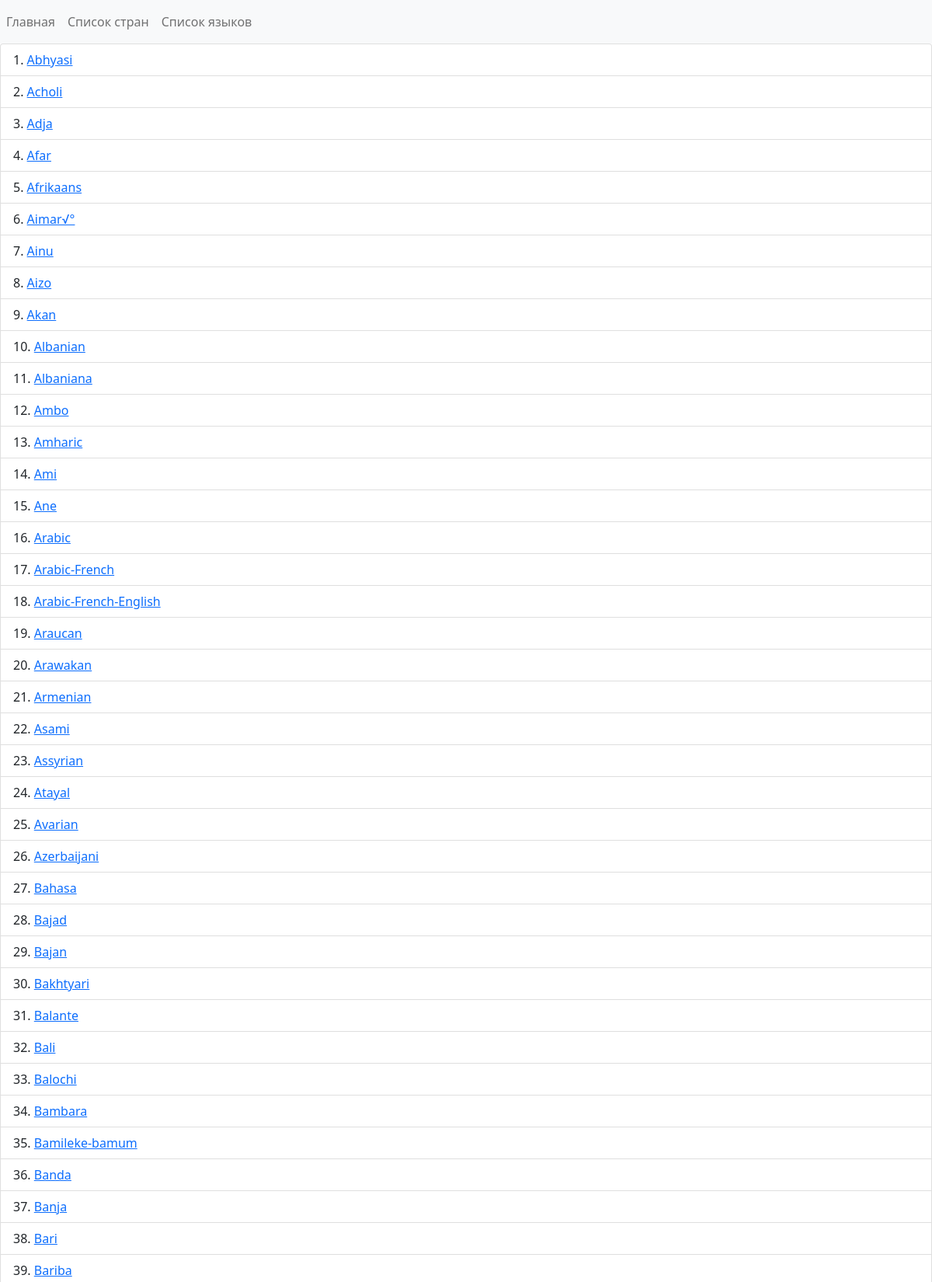
Page /languages/ (upper part) on the committed database.
### countries/models.py (models this page shows, shortened)
class Language(models.Model):
    language = models.CharField(max_length=256,)

### countries/views.py (the view)
# urls.py: path('languages/', languages, name='languages'),
def languages(request: HttpRequest):
    languages_ = Language.objects.all()
    return render(request, 'countries/languages.html', {
        'title': 'Языки',
        'languages': languages_
    })

### countries/templates/countries/languages.html
{% extends 'countries/base.html' %}
{% block content %}
<ol class="list-group list-group-numbered">
    {% for language in languages %}
        <li class="list-group-item"><a href="/language/{{ language.language }}">{{ language.language }}</a></li>
    {% endfor %}
</ol>
{% endblock %}

### rows in the picture
Language: language "Abhyasi"
Language: language "Acholi"
Language: language "Adja"
Language: language "Afar"
Language: language "Afrikaans"
Language: language "Aimar√°"
Language: language "Ainu"
Language: language "Aizo"
Language: language "Akan"
Language: language "Albanian"
Language: language "Albaniana"
Language: language "Ambo"
Language: language "Amharic"
Language: language "Ami"
Language: language "Ane"
Language: language "Arabic"
Language: language "Arabic-French"
Language: language "Arabic-French-English"
Language: language "Araucan"
Language: language "Arawakan"
Language: language "Armenian"
Language: language "Asami"
Language: language "Assyrian"
Language: language "Atayal"
Language: language "Avarian"
Language: language "Azerbaijani"
Language: language "Bahasa"
Language: language "Bajad"
Language: language "Bajan"
Language: language "Bakhtyari"
Language: language "Balante"
Language: language "Bali"
Language: language "Balochi"
Language: language "Bambara"
Language: language "Bamileke-bamum"
Language: language "Banda"
Language: language "Banja"
Language: language "Bari"
Language: language "Bariba"
